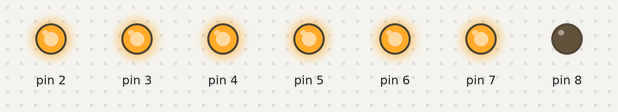
Bench run of a sketch on a simulated Arduino Uno, built with avr-gcc and run on an emulated ATmega328P. Shown: output pins drawn as LEDs (lit = HIGH).

Above: at 0.5 s.
At 2.5 s:
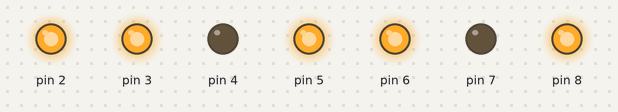
At 3.5 s:
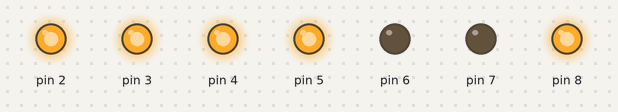
At 5.5 s:
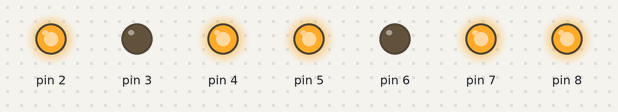
At 8.5 s:
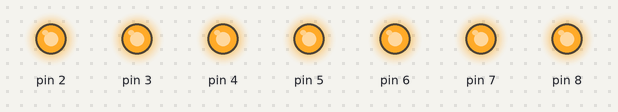
At 11.5 s:
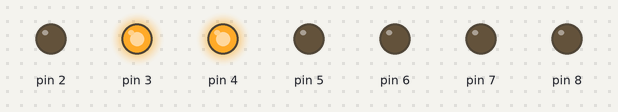
Timing chart, 0 to 13.0 s (numbered marks = the images above):
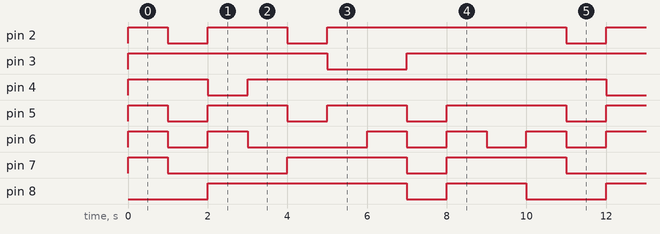

Measured:
- by itself, pin 2: repeats every 10.0 s: LOW 1.0 s, HIGH 2.0 s, LOW 1.0 s, HIGH 6.0 s
- by itself, pin 3: repeats every 10.0 s: LOW 2.0 s, HIGH 8.0 s
- by itself, pin 4: repeats every 10.0 s: LOW 1.0 s, HIGH 9.0 s
- by itself, pin 5: repeats every 10.0 s: 2 × (LOW 1.0 s, HIGH 2.0 s), LOW 1.0 s, HIGH 3.0 s
- by itself, pin 6: repeats every 10.0 s: LOW 1.0 s, HIGH 1.0 s, LOW 3.0 s, 2 × (HIGH 1.0 s, LOW 1.0 s), HIGH 1.0 s
- by itself, pin 7: repeats every 10.0 s: LOW 3.0 s, HIGH 3.0 s, LOW 1.0 s, HIGH 3.0 s
- by itself, pin 8: repeats every 10.0 s: LOW 1.0 s, HIGH 2.0 s, LOW 2.0 s, HIGH 5.0 s

The sketch:

code_digit.ino
```cpp
byte nums[10][7] = {
    {1,1,1,1,1,1,0}, //0
    {0,1,1,0,0,0,0}, //1
    {1,1,0,1,1,0,1}, //2
    {1,1,1,1,0,0,1}, //3
    {0,1,1,0,0,1,1}, //4
    {1,0,1,1,0,1,1}, //5
    {1,0,1,1,1,1,1}, //6
    {1,1,1,0,0,0,0}, //7
    {1,1,1,1,1,1,1}, //8
    {1,1,1,1,0,1,1}  //9
};

void setup() {
 for (int i = 2; i <= 8; i++) {
    pinMode(i, OUTPUT);
    digitalWrite(i,LOW);
 }
}

void loop() {
  for (int i = 0; i < 10; i++) {
    for (int j = 0; j < 7; j++) {
        digitalWrite(j+2, nums[i][j]);
    }
    delay(1000);
  }
}
```
